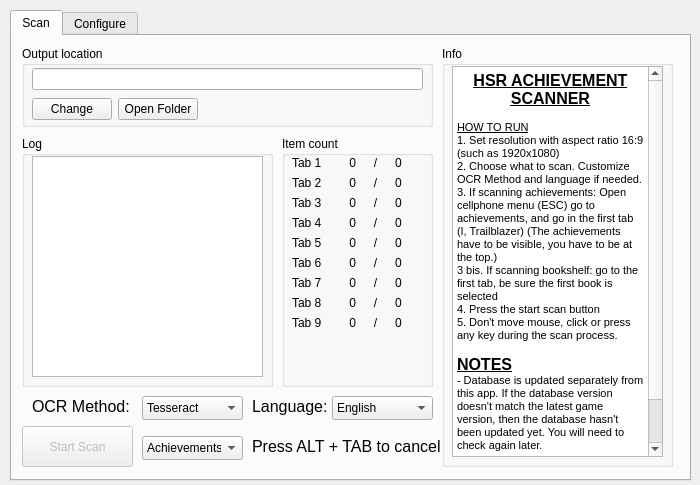
<?xml version="1.0" encoding="UTF-8"?>
<ui version="4.0">
 <class>MainWindow</class>
 <widget class="QMainWindow" name="MainWindow">
  <property name="enabled">
   <bool>true</bool>
  </property>
  <property name="geometry">
   <rect>
    <x>0</x>
    <y>0</y>
    <width>700</width>
    <height>485</height>
   </rect>
  </property>
  <property name="sizePolicy">
   <sizepolicy hsizetype="Fixed" vsizetype="Fixed">
    <horstretch>0</horstretch>
    <verstretch>0</verstretch>
   </sizepolicy>
  </property>
  <property name="minimumSize">
   <size>
    <width>700</width>
    <height>485</height>
   </size>
  </property>
  <property name="maximumSize">
   <size>
    <width>700</width>
    <height>485</height>
   </size>
  </property>
  <property name="mouseTracking">
   <bool>false</bool>
  </property>
  <property name="windowTitle">
   <string>HSR Achievement Scanner 1.0</string>
  </property>
  <property name="locale">
   <locale language="English" country="UnitedStates"/>
  </property>
  <widget class="QWidget" name="centralwidget">
   <property name="enabled">
    <bool>true</bool>
   </property>
   <widget class="QTabWidget" name="tabWidget">
    <property name="enabled">
     <bool>true</bool>
    </property>
    <property name="geometry">
     <rect>
      <x>10</x>
      <y>10</y>
      <width>681</width>
      <height>471</height>
     </rect>
    </property>
    <property name="autoFillBackground">
     <bool>false</bool>
    </property>
    <property name="tabPosition">
     <enum>QTabWidget::North</enum>
    </property>
    <property name="currentIndex">
     <number>0</number>
    </property>
    <property name="tabBarAutoHide">
     <bool>false</bool>
    </property>
    <widget class="QWidget" name="Home">
     <attribute name="title">
      <string>Scan</string>
     </attribute>
     <widget class="QPushButton" name="pushButtonStartScan">
      <property name="enabled">
       <bool>false</bool>
      </property>
      <property name="geometry">
       <rect>
        <x>10</x>
        <y>390</y>
        <width>111</width>
        <height>41</height>
       </rect>
      </property>
      <property name="text">
       <string>Start Scan</string>
      </property>
     </widget>
     <widget class="QGroupBox" name="groupBox">
      <property name="geometry">
       <rect>
        <x>270</x>
        <y>100</y>
        <width>151</width>
        <height>251</height>
       </rect>
      </property>
      <property name="title">
       <string>Item count</string>
      </property>
      <widget class="QWidget" name="formLayoutWidget">
       <property name="geometry">
        <rect>
         <x>10</x>
         <y>20</y>
         <width>131</width>
         <height>221</height>
        </rect>
       </property>
       <layout class="QFormLayout" name="formLayout_3">
        <item row="0" column="0">
         <widget class="QLabel" name="label_23">
          <property name="text">
           <string>Tab 1</string>
          </property>
         </widget>
        </item>
        <item row="0" column="1">
         <layout class="QHBoxLayout" name="horizontalLayout_2">
          <item>
           <widget class="QLabel" name="labelAchievementCountProcessed">
            <property name="layoutDirection">
             <enum>Qt::LeftToRight</enum>
            </property>
            <property name="text">
             <string>0</string>
            </property>
            <property name="alignment">
             <set>Qt::AlignRight|Qt::AlignTrailing|Qt::AlignVCenter</set>
            </property>
           </widget>
          </item>
          <item>
           <widget class="QLabel" name="label_5">
            <property name="text">
             <string>/</string>
            </property>
            <property name="alignment">
             <set>Qt::AlignCenter</set>
            </property>
           </widget>
          </item>
          <item>
           <widget class="QLabel" name="labelAchievementCount">
            <property name="text">
             <string>0</string>
            </property>
           </widget>
          </item>
         </layout>
        </item>
        <item row="1" column="0">
         <widget class="QLabel" name="label_24">
          <property name="text">
           <string>Tab 2</string>
          </property>
         </widget>
        </item>
        <item row="1" column="1">
         <layout class="QHBoxLayout" name="horizontalLayout_3">
          <item>
           <widget class="QLabel" name="labelAchievementCountProcessed_2">
            <property name="text">
             <string>0</string>
            </property>
            <property name="alignment">
             <set>Qt::AlignRight|Qt::AlignTrailing|Qt::AlignVCenter</set>
            </property>
           </widget>
          </item>
          <item>
           <widget class="QLabel" name="label_12">
            <property name="text">
             <string>/</string>
            </property>
            <property name="alignment">
             <set>Qt::AlignCenter</set>
            </property>
           </widget>
          </item>
          <item>
           <widget class="QLabel" name="labelAchievementCount_2">
            <property name="text">
             <string>0</string>
            </property>
           </widget>
          </item>
         </layout>
        </item>
        <item row="2" column="0">
         <widget class="QLabel" name="label_25">
          <property name="text">
           <string>Tab 3</string>
          </property>
         </widget>
        </item>
        <item row="2" column="1">
         <layout class="QHBoxLayout" name="horizontalLayout_4">
          <item>
           <widget class="QLabel" name="labelAchievementCountProcessed_3">
            <property name="text">
             <string>0</string>
            </property>
            <property name="alignment">
             <set>Qt::AlignRight|Qt::AlignTrailing|Qt::AlignVCenter</set>
            </property>
           </widget>
          </item>
          <item>
           <widget class="QLabel" name="label_14">
            <property name="text">
             <string>/</string>
            </property>
            <property name="alignment">
             <set>Qt::AlignCenter</set>
            </property>
           </widget>
          </item>
          <item>
           <widget class="QLabel" name="labelAchievementCount_3">
            <property name="text">
             <string>0</string>
            </property>
           </widget>
          </item>
         </layout>
        </item>
        <item row="3" column="1">
         <layout class="QHBoxLayout" name="horizontalLayout_7">
          <item>
           <widget class="QLabel" name="labelAchievementCountProcessed_4">
            <property name="text">
             <string>0</string>
            </property>
            <property name="alignment">
             <set>Qt::AlignRight|Qt::AlignTrailing|Qt::AlignVCenter</set>
            </property>
           </widget>
          </item>
          <item>
           <widget class="QLabel" name="label_17">
            <property name="text">
             <string>/</string>
            </property>
            <property name="alignment">
             <set>Qt::AlignCenter</set>
            </property>
           </widget>
          </item>
          <item>
           <widget class="QLabel" name="labelAchievementCount_4">
            <property name="text">
             <string>0</string>
            </property>
           </widget>
          </item>
         </layout>
        </item>
        <item row="3" column="0">
         <widget class="QLabel" name="label_26">
          <property name="text">
           <string>Tab 4</string>
          </property>
         </widget>
        </item>
        <item row="4" column="1">
         <layout class="QHBoxLayout" name="horizontalLayout_8">
          <item>
           <widget class="QLabel" name="labelAchievementCountProcessed_5">
            <property name="text">
             <string>0</string>
            </property>
            <property name="alignment">
             <set>Qt::AlignRight|Qt::AlignTrailing|Qt::AlignVCenter</set>
            </property>
           </widget>
          </item>
          <item>
           <widget class="QLabel" name="label_18">
            <property name="text">
             <string>/</string>
            </property>
            <property name="alignment">
             <set>Qt::AlignCenter</set>
            </property>
           </widget>
          </item>
          <item>
           <widget class="QLabel" name="labelAchievementCount_5">
            <property name="text">
             <string>0</string>
            </property>
           </widget>
          </item>
         </layout>
        </item>
        <item row="5" column="1">
         <layout class="QHBoxLayout" name="horizontalLayout_9">
          <item>
           <widget class="QLabel" name="labelAchievementCountProcessed_6">
            <property name="text">
             <string>0</string>
            </property>
            <property name="alignment">
             <set>Qt::AlignRight|Qt::AlignTrailing|Qt::AlignVCenter</set>
            </property>
           </widget>
          </item>
          <item>
           <widget class="QLabel" name="label_19">
            <property name="text">
             <string>/</string>
            </property>
            <property name="alignment">
             <set>Qt::AlignCenter</set>
            </property>
           </widget>
          </item>
          <item>
           <widget class="QLabel" name="labelAchievementCount_6">
            <property name="text">
             <string>0</string>
            </property>
           </widget>
          </item>
         </layout>
        </item>
        <item row="6" column="1">
         <layout class="QHBoxLayout" name="horizontalLayout_10">
          <item>
           <widget class="QLabel" name="labelAchievementCountProcessed_7">
            <property name="text">
             <string>0</string>
            </property>
            <property name="alignment">
             <set>Qt::AlignRight|Qt::AlignTrailing|Qt::AlignVCenter</set>
            </property>
           </widget>
          </item>
          <item>
           <widget class="QLabel" name="label_20">
            <property name="text">
             <string>/</string>
            </property>
            <property name="alignment">
             <set>Qt::AlignCenter</set>
            </property>
           </widget>
          </item>
          <item>
           <widget class="QLabel" name="labelAchievementCount_7">
            <property name="text">
             <string>0</string>
            </property>
           </widget>
          </item>
         </layout>
        </item>
        <item row="7" column="1">
         <layout class="QHBoxLayout" name="horizontalLayout_11">
          <item>
           <widget class="QLabel" name="labelAchievementCountProcessed_8">
            <property name="text">
             <string>0</string>
            </property>
            <property name="alignment">
             <set>Qt::AlignRight|Qt::AlignTrailing|Qt::AlignVCenter</set>
            </property>
           </widget>
          </item>
          <item>
           <widget class="QLabel" name="label_21">
            <property name="text">
             <string>/</string>
            </property>
            <property name="alignment">
             <set>Qt::AlignCenter</set>
            </property>
           </widget>
          </item>
          <item>
           <widget class="QLabel" name="labelAchievementCount_8">
            <property name="text">
             <string>0</string>
            </property>
           </widget>
          </item>
         </layout>
        </item>
        <item row="8" column="1">
         <layout class="QHBoxLayout" name="horizontalLayout_12">
          <item>
           <widget class="QLabel" name="labelAchievementCountProcessed_9">
            <property name="text">
             <string>0</string>
            </property>
            <property name="alignment">
             <set>Qt::AlignRight|Qt::AlignTrailing|Qt::AlignVCenter</set>
            </property>
           </widget>
          </item>
          <item>
           <widget class="QLabel" name="label_22">
            <property name="text">
             <string>/</string>
            </property>
            <property name="alignment">
             <set>Qt::AlignCenter</set>
            </property>
           </widget>
          </item>
          <item>
           <widget class="QLabel" name="labelAchievementCount_9">
            <property name="text">
             <string>0</string>
            </property>
           </widget>
          </item>
         </layout>
        </item>
        <item row="4" column="0">
         <widget class="QLabel" name="label_27">
          <property name="text">
           <string>Tab 5</string>
          </property>
         </widget>
        </item>
        <item row="5" column="0">
         <widget class="QLabel" name="label_28">
          <property name="text">
           <string>Tab 6</string>
          </property>
         </widget>
        </item>
        <item row="6" column="0">
         <widget class="QLabel" name="label_29">
          <property name="text">
           <string>Tab 7</string>
          </property>
         </widget>
        </item>
        <item row="7" column="0">
         <widget class="QLabel" name="label_30">
          <property name="text">
           <string>Tab 8</string>
          </property>
         </widget>
        </item>
        <item row="8" column="0">
         <widget class="QLabel" name="label_31">
          <property name="text">
           <string>Tab 9</string>
          </property>
         </widget>
        </item>
       </layout>
      </widget>
     </widget>
     <widget class="QGroupBox" name="groupBox_3">
      <property name="geometry">
       <rect>
        <x>10</x>
        <y>10</y>
        <width>411</width>
        <height>81</height>
       </rect>
      </property>
      <property name="title">
       <string>Output location</string>
      </property>
      <widget class="QWidget" name="gridLayoutWidget">
       <property name="geometry">
        <rect>
         <x>10</x>
         <y>20</y>
         <width>391</width>
         <height>56</height>
        </rect>
       </property>
       <layout class="QGridLayout" name="gridLayout">
        <item row="1" column="1">
         <widget class="QPushButton" name="pushButtonOpenLocation">
          <property name="text">
           <string>Open Folder</string>
          </property>
         </widget>
        </item>
        <item row="1" column="0">
         <widget class="QPushButton" name="pushButtonChangeLocation">
          <property name="text">
           <string>Change</string>
          </property>
         </widget>
        </item>
        <item row="1" column="2">
         <spacer name="horizontalSpacer">
          <property name="orientation">
           <enum>Qt::Horizontal</enum>
          </property>
          <property name="sizeHint" stdset="0">
           <size>
            <width>40</width>
            <height>20</height>
           </size>
          </property>
         </spacer>
        </item>
        <item row="0" column="0" colspan="3">
         <widget class="QLineEdit" name="lineEditOutputLocation"/>
        </item>
       </layout>
      </widget>
     </widget>
     <widget class="QGroupBox" name="groupBox_4">
      <property name="geometry">
       <rect>
        <x>430</x>
        <y>10</y>
        <width>231</width>
        <height>421</height>
       </rect>
      </property>
      <property name="title">
       <string>Info</string>
      </property>
      <widget class="QTextEdit" name="textEdit">
       <property name="geometry">
        <rect>
         <x>10</x>
         <y>20</y>
         <width>211</width>
         <height>391</height>
        </rect>
       </property>
       <property name="readOnly">
        <bool>true</bool>
       </property>
       <property name="html">
        <string>&lt;!DOCTYPE HTML PUBLIC &quot;-//W3C//DTD HTML 4.0//EN&quot; &quot;http://www.w3.org/TR/REC-html40/strict.dtd&quot;&gt;
&lt;html&gt;&lt;head&gt;&lt;meta name=&quot;qrichtext&quot; content=&quot;1&quot; /&gt;&lt;meta charset=&quot;utf-8&quot; /&gt;&lt;style type=&quot;text/css&quot;&gt;
p, li { white-space: pre-wrap; }
hr { height: 1px; border-width: 0; }
li.unchecked::marker { content: &quot;\2610&quot;; }
li.checked::marker { content: &quot;\2612&quot;; }
&lt;/style&gt;&lt;/head&gt;&lt;body style=&quot; font-family:'Segoe UI'; font-size:9pt; font-weight:400; font-style:normal;&quot;&gt;
&lt;p align=&quot;center&quot; style=&quot; margin-top:0px; margin-bottom:0px; margin-left:0px; margin-right:0px; -qt-block-indent:0; text-indent:0px;&quot;&gt;&lt;span style=&quot; font-family:'MS Shell Dlg 2'; font-size:12pt; font-weight:600; text-decoration: underline;&quot;&gt;HSR ACHIEVEMENT SCANNER&lt;/span&gt;&lt;/p&gt;
&lt;p align=&quot;center&quot; style=&quot;-qt-paragraph-type:empty; margin-top:0px; margin-bottom:0px; margin-left:0px; margin-right:0px; -qt-block-indent:0; text-indent:0px; font-family:'MS Shell Dlg 2'; font-size:8.25pt;&quot;&gt;&lt;br /&gt;&lt;/p&gt;
&lt;p style=&quot; margin-top:0px; margin-bottom:0px; margin-left:0px; margin-right:0px; -qt-block-indent:0; text-indent:0px;&quot;&gt;&lt;span style=&quot; font-family:'MS Shell Dlg 2'; font-size:8.25pt; text-decoration: underline;&quot;&gt;HOW TO RUN&lt;/span&gt;&lt;/p&gt;
&lt;p style=&quot; margin-top:0px; margin-bottom:0px; margin-left:0px; margin-right:0px; -qt-block-indent:0; text-indent:0px;&quot;&gt;&lt;span style=&quot; font-family:'MS Shell Dlg 2'; font-size:8pt;&quot;&gt;1. Set resolution with aspect ratio 16:9 (such as 1920x1080)&lt;/span&gt;&lt;/p&gt;
&lt;p style=&quot; margin-top:0px; margin-bottom:0px; margin-left:0px; margin-right:0px; -qt-block-indent:0; text-indent:0px;&quot;&gt;&lt;span style=&quot; font-family:'MS Shell Dlg 2'; font-size:8pt;&quot;&gt;2. Choose what to scan. Customize OCR Method and language if needed.&lt;/span&gt;&lt;/p&gt;
&lt;p style=&quot; margin-top:0px; margin-bottom:0px; margin-left:0px; margin-right:0px; -qt-block-indent:0; text-indent:0px;&quot;&gt;&lt;span style=&quot; font-family:'MS Shell Dlg 2'; font-size:8pt;&quot;&gt;3. If scanning achievements: Open cellphone menu (ESC) go to achievements, and go in the first tab (I, Trailblazer) (The achievements have to be visible, you have to be at the top.)&lt;/span&gt;&lt;/p&gt;
&lt;p style=&quot; margin-top:0px; margin-bottom:0px; margin-left:0px; margin-right:0px; -qt-block-indent:0; text-indent:0px;&quot;&gt;&lt;span style=&quot; font-family:'MS Shell Dlg 2'; font-size:8pt;&quot;&gt;3 bis. If scanning bookshelf: go to the first tab, be sure the first book is selected&lt;/span&gt;&lt;/p&gt;
&lt;p style=&quot; margin-top:0px; margin-bottom:0px; margin-left:0px; margin-right:0px; -qt-block-indent:0; text-indent:0px;&quot;&gt;&lt;span style=&quot; font-family:'MS Shell Dlg 2'; font-size:8pt;&quot;&gt;4. Press the start scan button&lt;/span&gt;&lt;/p&gt;
&lt;p style=&quot; margin-top:0px; margin-bottom:0px; margin-left:0px; margin-right:0px; -qt-block-indent:0; text-indent:0px;&quot;&gt;&lt;span style=&quot; font-family:'MS Shell Dlg 2'; font-size:8pt;&quot;&gt;5. Don't move mouse, click or press any key during the scan process.&lt;/span&gt;&lt;/p&gt;
&lt;p style=&quot;-qt-paragraph-type:empty; margin-top:0px; margin-bottom:0px; margin-left:0px; margin-right:0px; -qt-block-indent:0; text-indent:0px; font-family:'MS Shell Dlg 2'; font-size:8pt;&quot;&gt;&lt;br /&gt;&lt;/p&gt;
&lt;p style=&quot; margin-top:0px; margin-bottom:0px; margin-left:0px; margin-right:0px; -qt-block-indent:0; text-indent:0px;&quot;&gt;&lt;span style=&quot; font-family:'MS Shell Dlg 2'; font-size:12pt; font-weight:600; text-decoration: underline;&quot;&gt;NOTES&lt;/span&gt;&lt;/p&gt;
&lt;p style=&quot; margin-top:0px; margin-bottom:0px; margin-left:0px; margin-right:0px; -qt-block-indent:0; text-indent:0px;&quot;&gt;&lt;span style=&quot; font-family:'MS Shell Dlg 2'; font-size:8.25pt;&quot;&gt;- Database is updated separately from this app. If the database version doesn't match the latest game version, then the database hasn't been updated yet. You will need to check again later.&lt;/span&gt;&lt;/p&gt;
&lt;p style=&quot;-qt-paragraph-type:empty; margin-top:0px; margin-bottom:0px; margin-left:0px; margin-right:0px; -qt-block-indent:0; text-indent:0px; font-family:'MS Shell Dlg 2'; font-size:8.25pt;&quot;&gt;&lt;br /&gt;&lt;/p&gt;
&lt;p style=&quot; margin-top:0px; margin-bottom:0px; margin-left:0px; margin-right:0px; -qt-block-indent:0; text-indent:0px;&quot;&gt;&lt;span style=&quot; font-family:'MS Shell Dlg 2'; font-size:8.25pt;&quot;&gt;HSRAchievementScanner is not affiliated with, endorsed, sponsored, or approved by HoYoverse.&lt;/span&gt;&lt;/p&gt;&lt;/body&gt;&lt;/html&gt;</string>
       </property>
      </widget>
     </widget>
     <widget class="QLabel" name="label">
      <property name="geometry">
       <rect>
        <x>240</x>
        <y>390</y>
        <width>191</width>
        <height>41</height>
       </rect>
      </property>
      <property name="font">
       <font>
        <pointsize>12</pointsize>
       </font>
      </property>
      <property name="text">
       <string>Press ALT + TAB to cancel</string>
      </property>
     </widget>
     <widget class="QGroupBox" name="groupBox_5">
      <property name="geometry">
       <rect>
        <x>10</x>
        <y>100</y>
        <width>251</width>
        <height>251</height>
       </rect>
      </property>
      <property name="title">
       <string>Log</string>
      </property>
      <widget class="QPlainTextEdit" name="textEditLog">
       <property name="geometry">
        <rect>
         <x>10</x>
         <y>20</y>
         <width>231</width>
         <height>221</height>
        </rect>
       </property>
       <property name="readOnly">
        <bool>true</bool>
       </property>
      </widget>
     </widget>
     <widget class="QComboBox" name="comboBoxMode">
      <property name="geometry">
       <rect>
        <x>130</x>
        <y>400</y>
        <width>101</width>
        <height>24</height>
       </rect>
      </property>
      <property name="currentText">
       <string>Achievements</string>
      </property>
      <item>
       <property name="text">
        <string>Achievements</string>
       </property>
      </item>
      <item>
       <property name="text">
        <string>Bookshelf</string>
       </property>
      </item>
     </widget>
     <widget class="QComboBox" name="comboBoxScanner">
      <property name="geometry">
       <rect>
        <x>130</x>
        <y>360</y>
        <width>101</width>
        <height>24</height>
       </rect>
      </property>
      <property name="toolTip">
       <string>&lt;html&gt;&lt;head/&gt;&lt;body&gt;&lt;p&gt;Choose the method that yields the best results.&lt;/p&gt;&lt;/body&gt;&lt;/html&gt;</string>
      </property>
      <property name="currentText">
       <string>Tesseract</string>
      </property>
      <item>
       <property name="text">
        <string>Tesseract</string>
       </property>
      </item>
     </widget>
     <widget class="QLabel" name="label_2">
      <property name="geometry">
       <rect>
        <x>20</x>
        <y>350</y>
        <width>101</width>
        <height>41</height>
       </rect>
      </property>
      <property name="font">
       <font>
        <pointsize>12</pointsize>
       </font>
      </property>
      <property name="toolTip">
       <string>&lt;html&gt;&lt;head/&gt;&lt;body&gt;&lt;p&gt;Choose the method that yields the best results.&lt;/p&gt;&lt;/body&gt;&lt;/html&gt;</string>
      </property>
      <property name="text">
       <string>OCR Method:</string>
      </property>
     </widget>
     <widget class="QLabel" name="label_3">
      <property name="geometry">
       <rect>
        <x>240</x>
        <y>350</y>
        <width>81</width>
        <height>41</height>
       </rect>
      </property>
      <property name="font">
       <font>
        <pointsize>12</pointsize>
       </font>
      </property>
      <property name="text">
       <string>Language:</string>
      </property>
     </widget>
     <widget class="QComboBox" name="comboBoxLanguage">
      <property name="geometry">
       <rect>
        <x>320</x>
        <y>360</y>
        <width>101</width>
        <height>24</height>
       </rect>
      </property>
      <property name="currentText">
       <string>English</string>
      </property>
      <item>
       <property name="text">
        <string>English</string>
       </property>
      </item>
     </widget>
    </widget>
    <widget class="QWidget" name="Configure">
     <attribute name="title">
      <string>Configure</string>
     </attribute>
     <widget class="QGroupBox" name="groupBox_7">
      <property name="geometry">
       <rect>
        <x>10</x>
        <y>170</y>
        <width>131</width>
        <height>61</height>
       </rect>
      </property>
      <property name="title">
       <string>Scanner</string>
      </property>
      <widget class="QPushButton" name="pushButtonRestoreDefaults">
       <property name="geometry">
        <rect>
         <x>10</x>
         <y>20</y>
         <width>111</width>
         <height>31</height>
        </rect>
       </property>
       <property name="text">
        <string>Restore Defaults</string>
       </property>
      </widget>
     </widget>
     <widget class="QGroupBox" name="groupBox_8">
      <property name="geometry">
       <rect>
        <x>10</x>
        <y>110</y>
        <width>201</width>
        <height>51</height>
       </rect>
      </property>
      <property name="title">
       <string>Developer</string>
      </property>
      <widget class="QWidget" name="verticalLayoutWidget">
       <property name="geometry">
        <rect>
         <x>10</x>
         <y>20</y>
         <width>181</width>
         <height>31</height>
        </rect>
       </property>
       <layout class="QVBoxLayout" name="verticalLayout_2">
        <item>
         <widget class="QCheckBox" name="checkBoxDebugMode">
          <property name="toolTip">
           <string>Saves ALL screenshots</string>
          </property>
          <property name="text">
           <string>Debug mode</string>
          </property>
         </widget>
        </item>
       </layout>
      </widget>
     </widget>
     <widget class="QGroupBox" name="groupBox_9">
      <property name="geometry">
       <rect>
        <x>10</x>
        <y>10</y>
        <width>411</width>
        <height>91</height>
       </rect>
      </property>
      <property name="title">
       <string>Additional Delay (for slow computers)</string>
      </property>
      <widget class="QWidget" name="gridLayoutWidget_2">
       <property name="geometry">
        <rect>
         <x>10</x>
         <y>20</y>
         <width>391</width>
         <height>61</height>
        </rect>
       </property>
       <layout class="QGridLayout" name="gridLayout_2">
        <property name="verticalSpacing">
         <number>0</number>
        </property>
        <item row="1" column="1">
         <widget class="QScrollBar" name="horizontalScrollBarScanDelay">
          <property name="maximum">
           <number>5000</number>
          </property>
          <property name="singleStep">
           <number>100</number>
          </property>
          <property name="pageStep">
           <number>1000</number>
          </property>
          <property name="orientation">
           <enum>Qt::Horizontal</enum>
          </property>
         </widget>
        </item>
        <item row="0" column="0">
         <widget class="QLabel" name="label_11">
          <property name="toolTip">
           <string>&lt;html&gt;&lt;head/&gt;&lt;body&gt;&lt;p&gt;Navigating between different pages&lt;/p&gt;&lt;/body&gt;&lt;/html&gt;</string>
          </property>
          <property name="text">
           <string>Navigation speed (ms):</string>
          </property>
          <property name="alignment">
           <set>Qt::AlignLeading|Qt::AlignLeft|Qt::AlignVCenter</set>
          </property>
         </widget>
        </item>
        <item row="1" column="0">
         <widget class="QLabel" name="label_13">
          <property name="toolTip">
           <string>&lt;html&gt;&lt;head/&gt;&lt;body&gt;&lt;p&gt;Press between each individual achievement&lt;/p&gt;&lt;/body&gt;&lt;/html&gt;</string>
          </property>
          <property name="text">
           <string>Scan speed (ms):</string>
          </property>
          <property name="alignment">
           <set>Qt::AlignLeading|Qt::AlignLeft|Qt::AlignVCenter</set>
          </property>
         </widget>
        </item>
        <item row="0" column="2">
         <widget class="QSpinBox" name="spinBoxNavDelay">
          <property name="maximumSize">
           <size>
            <width>75</width>
            <height>16777215</height>
           </size>
          </property>
          <property name="wrapping">
           <bool>false</bool>
          </property>
          <property name="frame">
           <bool>true</bool>
          </property>
          <property name="readOnly">
           <bool>false</bool>
          </property>
          <property name="buttonSymbols">
           <enum>QAbstractSpinBox::UpDownArrows</enum>
          </property>
          <property name="correctionMode">
           <enum>QAbstractSpinBox::CorrectToNearestValue</enum>
          </property>
          <property name="showGroupSeparator" stdset="0">
           <bool>false</bool>
          </property>
          <property name="suffix">
           <string/>
          </property>
          <property name="prefix">
           <string>+</string>
          </property>
          <property name="minimum">
           <number>0</number>
          </property>
          <property name="maximum">
           <number>100000</number>
          </property>
          <property name="singleStep">
           <number>100</number>
          </property>
          <property name="value">
           <number>0</number>
          </property>
         </widget>
        </item>
        <item row="1" column="2">
         <widget class="QSpinBox" name="spinBoxScanDelay">
          <property name="correctionMode">
           <enum>QAbstractSpinBox::CorrectToNearestValue</enum>
          </property>
          <property name="prefix">
           <string>+</string>
          </property>
          <property name="maximum">
           <number>100000</number>
          </property>
          <property name="singleStep">
           <number>100</number>
          </property>
          <property name="value">
           <number>0</number>
          </property>
         </widget>
        </item>
        <item row="0" column="1">
         <widget class="QScrollBar" name="horizontalScrollBarNavDelay">
          <property name="sizeIncrement">
           <size>
            <width>0</width>
            <height>0</height>
           </size>
          </property>
          <property name="inputMethodHints">
           <set>Qt::ImhNone</set>
          </property>
          <property name="maximum">
           <number>5000</number>
          </property>
          <property name="singleStep">
           <number>100</number>
          </property>
          <property name="pageStep">
           <number>1000</number>
          </property>
          <property name="value">
           <number>0</number>
          </property>
          <property name="sliderPosition">
           <number>0</number>
          </property>
          <property name="orientation">
           <enum>Qt::Horizontal</enum>
          </property>
          <property name="invertedAppearance">
           <bool>false</bool>
          </property>
         </widget>
        </item>
       </layout>
      </widget>
     </widget>
    </widget>
   </widget>
  </widget>
 </widget>
 <resources/>
 <connections>
  <connection>
   <sender>horizontalScrollBarScanDelay</sender>
   <signal>valueChanged(int)</signal>
   <receiver>spinBoxScanDelay</receiver>
   <slot>setValue(int)</slot>
   <hints>
    <hint type="sourcelabel">
     <x>265</x>
     <y>202</y>
    </hint>
    <hint type="destinationlabel">
     <x>384</x>
     <y>202</y>
    </hint>
   </hints>
  </connection>
  <connection>
   <sender>spinBoxNavDelay</sender>
   <signal>valueChanged(int)</signal>
   <receiver>horizontalScrollBarNavDelay</receiver>
   <slot>setValue(int)</slot>
   <hints>
    <hint type="sourcelabel">
     <x>384</x>
     <y>169</y>
    </hint>
    <hint type="destinationlabel">
     <x>265</x>
     <y>169</y>
    </hint>
   </hints>
  </connection>
  <connection>
   <sender>spinBoxScanDelay</sender>
   <signal>valueChanged(int)</signal>
   <receiver>horizontalScrollBarScanDelay</receiver>
   <slot>setValue(int)</slot>
   <hints>
    <hint type="sourcelabel">
     <x>384</x>
     <y>202</y>
    </hint>
    <hint type="destinationlabel">
     <x>265</x>
     <y>202</y>
    </hint>
   </hints>
  </connection>
  <connection>
   <sender>horizontalScrollBarNavDelay</sender>
   <signal>valueChanged(int)</signal>
   <receiver>spinBoxNavDelay</receiver>
   <slot>setValue(int)</slot>
   <hints>
    <hint type="sourcelabel">
     <x>265</x>
     <y>169</y>
    </hint>
    <hint type="destinationlabel">
     <x>384</x>
     <y>169</y>
    </hint>
   </hints>
  </connection>
 </connections>
</ui>
